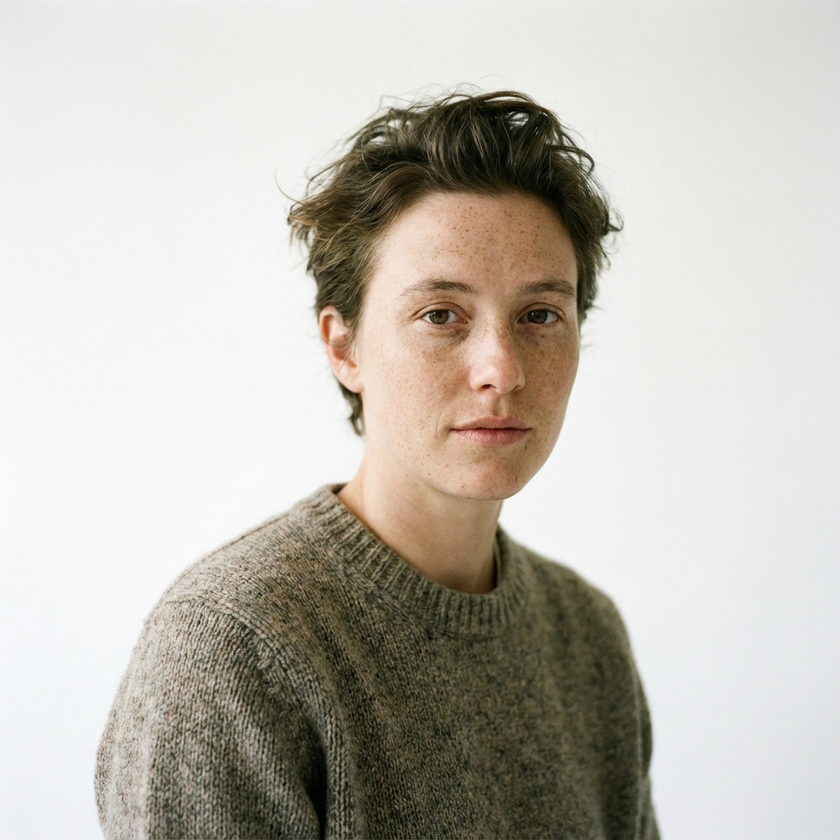
#> input picture sample_face.png, 840 x 840 px, shrunk from 1024 x 1024 before the run
$ python blur_comparison.py ../sample_face.png
#> lines starting #> are read from the running program, lines starting #| are printed output that depends on the picture
"""
Blur Karşılaştırma Aracı

Aynı görüntüye farklı blur türleri uygulayıp karşılaştır.
Kernel size ve sigma değiştikçe farkı gör.
"""
import argparse
import cv2
import numpy as np
import matplotlib.pyplot as plt
import os


def load_image(path):
    """Görüntüyü yükle"""
    if not os.path.isfile(path):
        raise FileNotFoundError(f"Görüntü bulunamadı: {path}")

    img = cv2.imread(path)
    if img is None:
        with open(path, "rb") as f:
            data = np.asarray(bytearray(f.read()), dtype=np.uint8)
        img = cv2.imdecode(data, cv2.IMREAD_COLOR)

    if img is None:
        raise ValueError(f"Görüntü okunamadı: {path}")

    return cv2.cvtColor(img, cv2.COLOR_BGR2RGB)


# [17 lines left out: function add_noise, not called in this run]


def compare_blur_types(img, kernel_size=7):
    """Farklı blur türlerini karşılaştır"""

    k = kernel_size if kernel_size % 2 == 1 else kernel_size + 1

    results = {
        'Orijinal': img,
        f'Gaussian Blur ({k}x{k})': cv2.GaussianBlur(img, (k, k), 0),
        f'Median Blur ({k})': cv2.medianBlur(img, k),
        f'Bilateral Filter': cv2.bilateralFilter(img, 9, 75, 75),
        f'Box Filter ({k}x{k})': cv2.blur(img, (k, k)),
    }

    return results


# [22 lines left out: functions compare_kernel_sizes, compare_sigma_values, not called in this run]


def plot_comparison(results, title="Blur Karşılaştırması", save_path=None):
    """Sonuçları yan yana göster"""

    n = len(results)
    cols = min(n, 3)
    rows = (n + cols - 1) // cols

    fig, axes = plt.subplots(rows, cols, figsize=(5*cols, 5*rows))
    fig.suptitle(title, fontsize=14, fontweight='bold')

    if n == 1:
        axes = [axes]
    else:
        axes = axes.flatten()

    for ax, (name, img) in zip(axes, results.items()):
        ax.imshow(img)
        ax.set_title(name)
        ax.axis('off')

    # Boş subplot'ları gizle
    for i in range(n, len(axes)):
        axes[i].axis('off')

    plt.tight_layout()

    if save_path:
        plt.savefig(save_path, dpi=150, bbox_inches='tight')
        print(f"Kaydedildi: {save_path}")

    plt.show()


# [42 lines left out: function interactive_blur, not called in this run]


def main():
    parser = argparse.ArgumentParser(description="Blur Karşılaştırma Aracı")
    parser.add_argument("image", help="Görüntü yolu")
    parser.add_argument("--kernel", type=int, default=7, help="Kernel boyutu")
    parser.add_argument("--interactive", action="store_true", help="İnteraktif mod")
    parser.add_argument("--noise", choices=['gaussian', 'salt_pepper'],
                        help="Test için gürültü ekle")
    parser.add_argument("--save", help="Sonucu kaydet")
    parser.add_argument("--mode", choices=['types', 'kernels', 'sigma'],
                        default='types', help="Karşılaştırma modu")
    args = parser.parse_args()

    print(f"Görüntü yükleniyor: {args.image}")
    img = load_image(args.image)
#> in load_image, img is the input picture: shape (840, 840, 3); mean B, G, R 180.8, 189.4, 193.5

    # Gürültü ekle (isteğe bağlı)
    if args.noise:
        print(f"Gürültü ekleniyor: {args.noise}")
        img = add_noise(img, args.noise)

    if args.interactive:
        # BGR'ye çevir (OpenCV için)
        img_bgr = cv2.cvtColor(img, cv2.COLOR_RGB2BGR)
        interactive_blur(img_bgr)
    else:
        if args.mode == 'types':
            results = compare_blur_types(img, args.kernel)
#> results = 5 items
            title = "Blur Türleri Karşılaştırması"
        elif args.mode == 'kernels':
            results = compare_kernel_sizes(img)
            title = "Kernel Boyutu Karşılaştırması"
        else:
            results = compare_sigma_values(img)
            title = "Sigma Değeri Karşılaştırması"

        plot_comparison(results, title, args.save)
#> in plot_comparison, `n = len(results)`: n = 5
#> in plot_comparison, `cols = min(n, 3)`: cols = 3
#> in plot_comparison, `rows = (n + cols - 1) // cols`: rows = 2
#> the loop in plot_comparison, `for ax, (name, img) in zip(axes, results.items()):` made 5 passes
#> name on passes 1 to 5: 'Orijinal', 'Gaussian Blur (7x7)', 'Median Blur (7)', 'Bilateral Filter', 'Box Filter (7x7)'
#> the loop in plot_comparison, `for i in range(n, len(axes)):` made 1 pass
#> i on pass 1: 5
#> in plot_comparison, `plt.show()`:
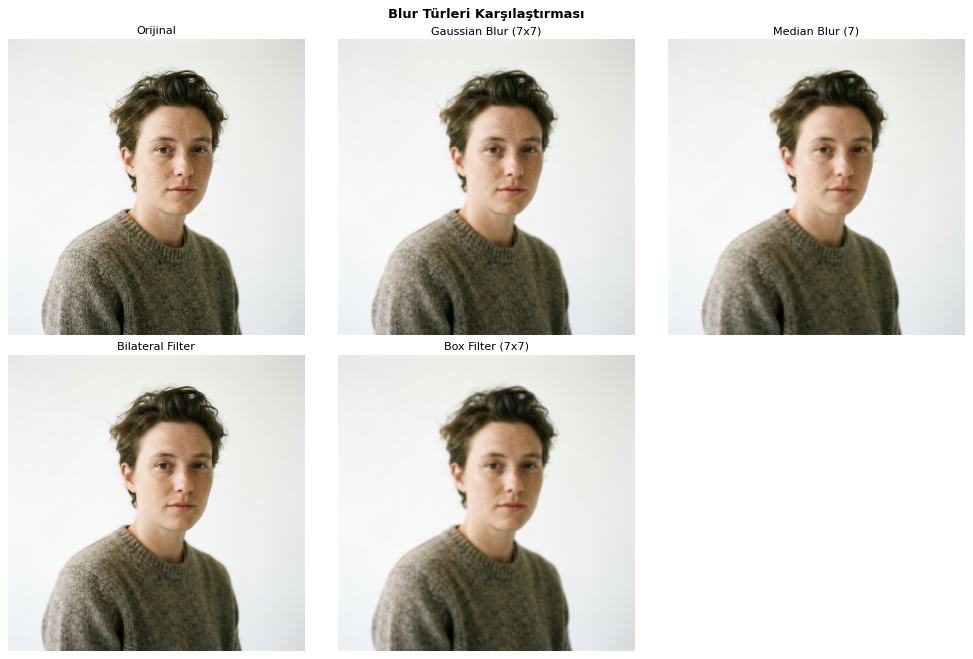
#> figure drawn by matplotlib, 5 panels


if __name__ == "__main__":
    main()
